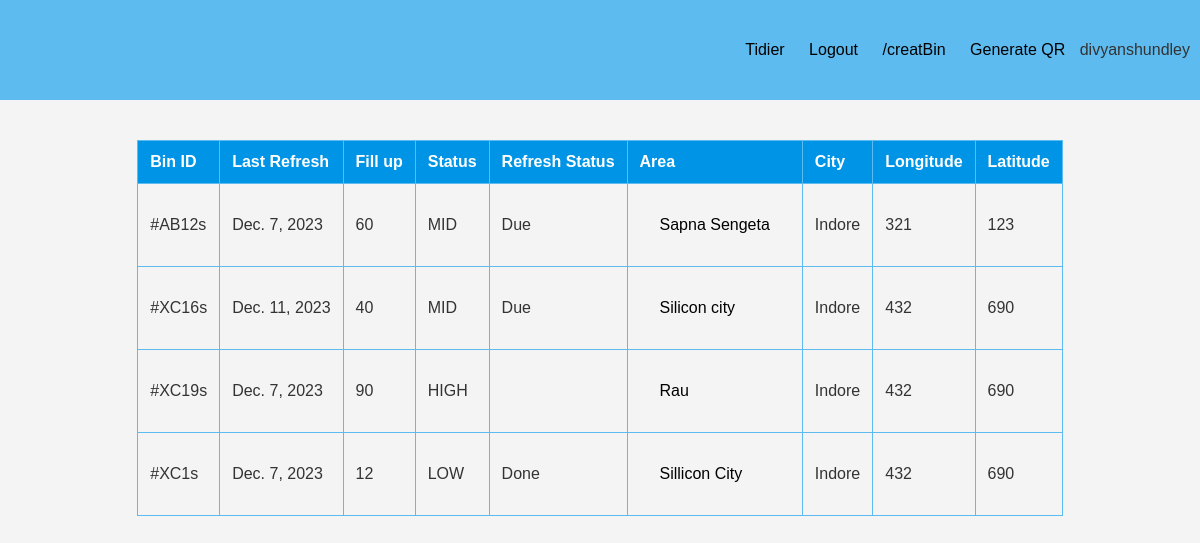
Page / (signed in) on the earlier database version.
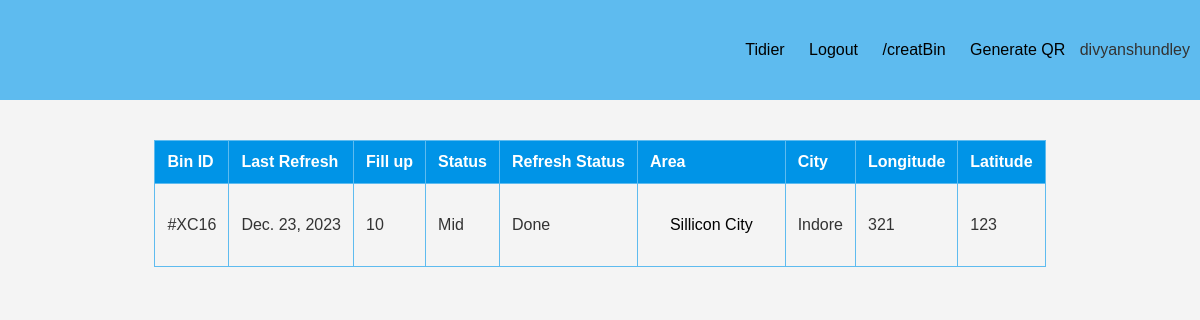
Same page on the later database version.
### members/models.py (models this page shows)
class BinsStats(models.Model):
    BinID = models.CharField(max_length=6, unique=True)
    status = models.CharField(max_length=4, blank=True,null=True)
    refreshStats = models.CharField(max_length=4, blank=True)
    lastRefresh = models.DateField(blank=True)
    fillUp = models.IntegerField(blank=True)
    Lat = models.CharField(blank=True, null=True,max_length=100)
    Lon = models.CharField(blank=True, null=True,max_length=100)
    Area = models.CharField(max_length=200, blank=True)
    City = models.CharField(max_length=200,blank=True)

### members/views.py (the view)
# urls.py: path('', views.members, name='members'),
def members(request):
    if request.user.is_authenticated:
        messages_list = messages.get_messages(request)
        bins = BinsStats.objects.all()
        qr_code = BINQRs.objects.all()
        return render(request, "index.html", {'user': request.user.username, 'bins': bins, 'QR': qr_code, 'messages': messages_list})
    else:
        messages.error(request, "Please Login First")
        return redirect('UserLogin')

### members/templates/index.html (shortened to what this page needs)
<!DOCTYPE html>
<html lang="en">
<head>
</head>
<body>
    {% include "nav.html" %}
    <section id="content">
        <table class="workTab">
            <tr id="ths">
                <th>Bin ID</th>
                <th>Last Refresh</th>
                <th>Fill up</th>
                <th>Status</th>
                <th>Refresh Status</th>
                <th>Area</th>
                <th>City</th>
                <th>Longitude</th>
                <th>Latitude</th>
            </tr>
            {% for bin in bins %}
            <tr>
                <td{% if bin.tags %} class="{{ bin.tags }}" {% endif %}>{{ bin.BinID }}</td>
                    <td{% if bin.tags %} class="{{ bin.tags }}" {% endif %}>{{ bin.lastRefresh }}</td>
                        <td{% if bin.tags %} class="{{ bin.tags }}" {% endif %}>{{ bin.fillUp }}</td>
                            <td{% if bin.tags %} class="{{ bin.tags }}" {% endif %}>{{ bin.status }}</td>
                                <td{% if bin.tags %} class="{{ bin.tags }}" {% endif %}>{{ bin.refreshStats }}</td>
                                    <td class="Area"><a target="_blank" id="query"
                                            href="https://www.google.com/search?q={{bin.Area}},+{{bin.City}}">{{bin.Area}}</a>
                                    </td>
                                    <td{% if bin.tags %} class="{{ bin.tags }}" {% endif %}>{{ bin.City }}</td>
                                        <td{% if bin.tags %} class="{{ bin.tags }}" {% endif %}>{{ bin.Lon }}</td>
                                            <td{% if bin.tags %} class="{{ bin.tags }}" {% endif %}>{{ bin.Lat }}</td>
            </tr>
            {% endfor %}
        </table>
    </section>
</body>
</html>

Differences in the rows shown:
removed BinsStats: BinID "#AB12s", lastRefresh "Dec. 7, 2023", fillUp "60", status "MID", refreshStats "Due", Area "Sapna Sengeta", City "Indore", Lon "321", Lat "123"
removed BinsStats: BinID "#XC16s", lastRefresh "Dec. 11, 2023", fillUp "40", status "MID", refreshStats "Due", Area "Silicon city", City "Indore", Lon "432", Lat "690"
removed BinsStats: BinID "#XC19s", lastRefresh "Dec. 7, 2023", fillUp "90", status "HIGH", Area "Rau", City "Indore", Lon "432", Lat "690"
removed BinsStats: BinID "#XC1s", lastRefresh "Dec. 7, 2023", fillUp "12", status "LOW", refreshStats "Done", Area "Sillicon City", City "Indore", Lon "432", Lat "690"
added BinsStats: BinID "#XC16", lastRefresh "Dec. 23, 2023", fillUp "10", status "Mid", refreshStats "Done", Area "Sillicon City", City "Indore", Lon "321", Lat "123"
